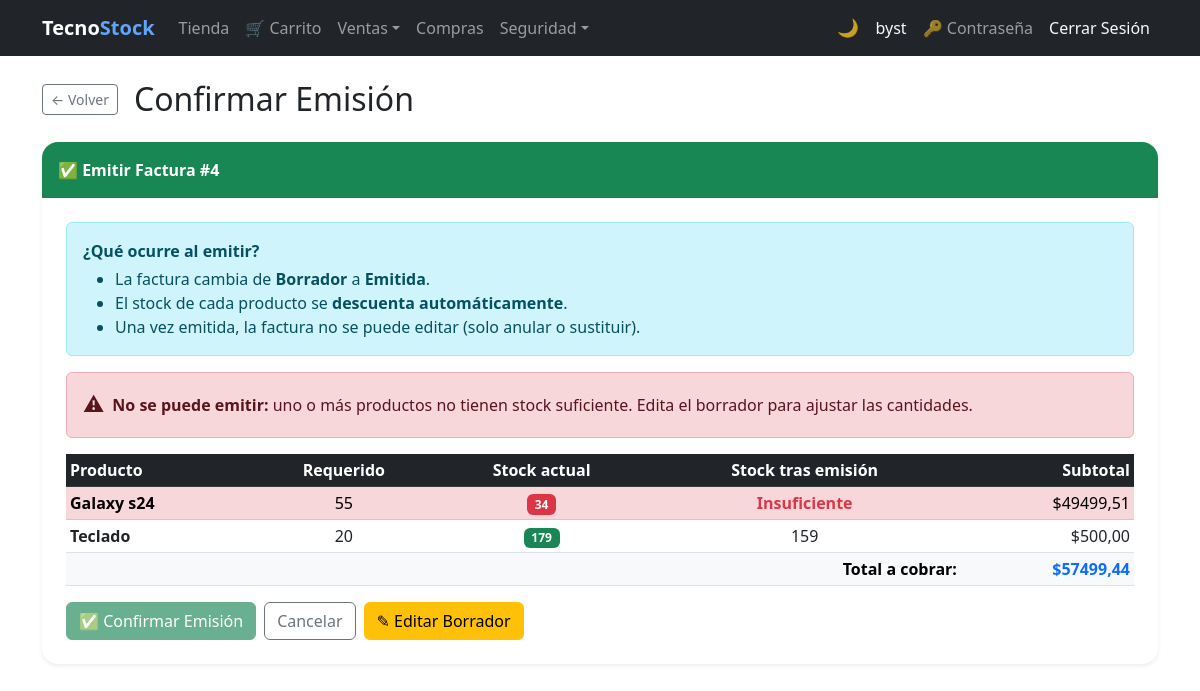
/invoices/4/confirm/ (signed in), run on the app's committed database.
### billing/models.py (models this page shows, shortened)
class Invoice(models.Model):
    BORRADOR = 0
    EMITIDA  = 1
    ANULADA  = 2
    ESTADO_CHOICES = [
        (BORRADOR, 'Borrador'),
        (EMITIDA,  'Emitida'),
        (ANULADA,  'Anulada'),
    ]
    customer     = models.ForeignKey(Customer, on_delete=models.PROTECT, related_name='invoices')
    invoice_date = models.DateTimeField(auto_now_add=True)
    subtotal     = models.DecimalField(max_digits=12, decimal_places=2, default=0)
    tax          = models.DecimalField(max_digits=12, decimal_places=2, default=0)
    total        = models.DecimalField(max_digits=12, decimal_places=2, default=0)
    estado       = models.PositiveSmallIntegerField(
                       choices=ESTADO_CHOICES, default=BORRADOR, verbose_name='Estado')
    is_active    = models.BooleanField(default=True)
    PAYMENT_CHOICES = [('card', 'Tarjeta'), ('paypal', 'PayPal')]
    payment_method  = models.CharField(
                          max_length=10, choices=PAYMENT_CHOICES, null=True, blank=True,
                          verbose_name='Método de pago')
    paypal_order_id = models.CharField(max_length=64, null=True, blank=True)
    class Meta:
        ordering = ['-invoice_date']
    @property
    def can_confirm(self):     return self.estado == self.BORRADOR

class InvoiceDetail(models.Model):
    invoice      = models.ForeignKey(Invoice, on_delete=models.CASCADE, related_name='details')
    product      = models.ForeignKey(Product, on_delete=models.PROTECT, related_name='invoice_details')
    quantity     = models.IntegerField(default=1)
    unit_price   = models.DecimalField(max_digits=12, decimal_places=2)
    discount_pct = models.DecimalField(
        max_digits=5, decimal_places=2, default=0,
        verbose_name='Descuento (%)',
        validators=[MinValueValidator(Decimal('0')), MaxValueValidator(Decimal('100'))],
    )
    subtotal     = models.DecimalField(max_digits=12, decimal_places=2, default=0)
    tax_amount   = models.DecimalField(max_digits=12, decimal_places=2, default=0, verbose_name='IVA')

class Product(models.Model):
    name = models.CharField(max_length=200, verbose_name='Product Name')
    description = models.TextField(blank=True, null=True)
    brand = models.ForeignKey(Brand, on_delete=models.PROTECT, related_name='products')
    group = models.ForeignKey(ProductGroup, on_delete=models.PROTECT, related_name='products')
    suppliers = models.ManyToManyField(Supplier, related_name='products', blank=True)
    photo      = models.ImageField(upload_to='products/', blank=True, null=True, verbose_name='Foto')
    unit_price = models.DecimalField(max_digits=12, decimal_places=2)
    tax_rate   = models.DecimalField(
                     max_digits=5, decimal_places=4, default=Decimal('0.15'),
                     verbose_name='Tasa IVA',
                     validators=[MinValueValidator(Decimal('0')), MaxValueValidator(Decimal('1'))],
                 )
    stock = models.IntegerField(default=0)
    is_active = models.BooleanField(default=True)
    created_at = models.DateTimeField(auto_now_add=True)
    updated_at = models.DateTimeField(auto_now=True)
    class Meta:
        verbose_name = 'Product'
        verbose_name_plural = 'Products'
        ordering = ['name']

### billing/views.py (the view, shortened to what this page needs)
# urls.py: path('invoices/<int:pk>/confirm/', views.invoice_confirm, name='invoice_confirm'),
@login_required
def invoice_confirm(request, pk):
    invoice = get_object_or_404(Invoice, pk=pk)
    if not invoice.can_confirm:
        messages.error(request, 'Solo se puede emitir una factura en estado Borrador.')
        return redirect('billing:invoice_detail', pk=pk)
    details_with_status = [
        {
            'det': d,
            'ok': d.product.stock >= d.quantity,
            'low': d.product.stock == d.quantity,
            'remaining': d.product.stock - d.quantity,
        }
        for d in invoice.details.select_related('product').all()
    ]
    can_emit = all(row['ok'] for row in details_with_status)
    return render(request, 'billing/invoice_confirm_emit.html', {
        'invoice': invoice,
        'details_with_status': details_with_status,
        'can_emit': can_emit,
    })

### security/templatetags/security_tags.py (called while the page is built)
@register.filter(name='has_group')
def has_group(user, group_name):
    if not user.is_authenticated:
        return False
    if user.is_superuser:  # el superusuario ve todo
        return True
    return user.groups.filter(name=group_name).exists()

### billing/templates/billing/invoice_confirm_emit.html (shortened to what this page needs)
{% extends 'billing/base.html' %}
{% block content %}
<div class="d-flex align-items-center gap-3 mb-4">
  <a href="{% url 'billing:invoice_detail' invoice.pk %}" class="btn btn-outline-secondary btn-sm">&#8592; Volver</a>
  <h2 class="mb-0">Confirmar Emisión</h2>
</div>
<div class="card border-0 shadow-sm rounded-4 overflow-hidden mb-4">
  <div class="card-header border-0 py-3 bg-success">
    <span class="text-white fw-bold">&#9989; Emitir Factura #{{ invoice.id }}</span>
  </div>
  <div class="card-body p-4">
    <div class="alert alert-info">
      <strong>¿Qué ocurre al emitir?</strong>
      <ul class="mb-0 mt-1">
        <li>La factura cambia de <strong>Borrador</strong> a <strong>Emitida</strong>.</li>
        <li>El stock de cada producto se <strong>descuenta automáticamente</strong>.</li>
        <li>Una vez emitida, la factura no se puede editar (solo anular o sustituir).</li>
      </ul>
    </div>
    {% if not can_emit %}
    <div class="alert alert-danger d-flex align-items-center gap-2">
      <span class="emit-warn-icon">&#9888;</span>
      <div>
        <strong>No se puede emitir:</strong> uno o más productos no tienen stock suficiente.
        Edita el borrador para ajustar las cantidades.
      </div>
    </div>
    {% endif %}
    <table class="table table-sm table-hover mt-3">
      <thead class="table-dark">
        <tr>
          <th>Producto</th>
          <th class="text-center">Requerido</th>
          <th class="text-center">Stock actual</th>
          <th class="text-center">Stock tras emisión</th>
          <th class="text-end">Subtotal</th>
        </tr>
      </thead>
      <tbody>
        {% for row in details_with_status %}
        <tr class="{% if not row.ok %}table-danger{% elif row.low %}table-warning{% endif %}">
          <td class="fw-semibold">{{ row.det.product.name }}</td>
          <td class="text-center">{{ row.det.quantity }}</td>
          <td class="text-center">
            {% if not row.ok %}
              <span class="badge bg-danger">{{ row.det.product.stock }}</span>
            {% elif row.low %}
              <span class="badge bg-warning text-dark">{{ row.det.product.stock }}</span>
            {% else %}
              <span class="badge bg-success">{{ row.det.product.stock }}</span>
            {% endif %}
          </td>
          <td class="text-center">
            {% if not row.ok %}
              <span class="text-danger fw-bold">Insuficiente</span>
            {% else %}
              <span class="{% if row.remaining == 0 %}text-warning fw-semibold{% endif %}">
                {{ row.remaining }}
              </span>
            {% endif %}
          </td>
          <td class="text-end">${{ row.det.subtotal }}</td>
        </tr>
        {% endfor %}
      </tbody>
      <tfoot class="table-light">
        <tr>
          <td colspan="4" class="text-end fw-bold">Total a cobrar:</td>
          <td class="text-end fw-bold text-primary">${{ invoice.total }}</td>
        </tr>
      </tfoot>
    </table>
    <form method="post" class="mt-3 d-flex gap-2">
      <button type="submit" class="btn btn-success" {% if not can_emit %}disabled{% endif %}>
        &#9989; Confirmar Emisión
      </button>
      <a href="{% url 'billing:invoice_detail' invoice.pk %}" class="btn btn-outline-secondary">Cancelar</a>
      {% if not can_emit %}
      <a href="{% url 'billing:invoice_update' invoice.pk %}" class="btn btn-warning">
        &#9998; Editar Borrador
      </a>
      {% endif %}
    </form>
  </div>
</div>
{% endblock %}

### billing/templates/billing/base.html (shortened to what this page needs)
{% load security_tags %}
<!DOCTYPE html>
<html lang="es">
<head>
  <link href="https://cdn.jsdelivr.net/npm/bootstrap@5.3.0/dist/css/bootstrap.min.css" rel="stylesheet">
</head>
<body>
<nav class="navbar navbar-expand-lg navbar-dark bg-dark">
  <div class="container">
    <a class="navbar-brand fw-bold" href="{% url 'billing:home' %}">Tecno<span class="nav-brand-accent">Stock</span></a>
    <div class="collapse navbar-collapse" id="nav">
      <ul class="navbar-nav me-auto">
        {% if user.is_authenticated %}
        {% if user|has_group:'Cliente' %}
        <li class="nav-item"><a class="nav-link" href="{% url 'store:catalog' %}">Tienda</a></li>
        <li class="nav-item"><a class="nav-link" href="{% url 'store:cart' %}">&#128722; Carrito</a></li>
        {% endif %}
        <li class="nav-item dropdown">
          <a class="nav-link dropdown-toggle" href="#" role="button" data-bs-toggle="dropdown" aria-expanded="false">Ventas</a>
        </li>
        {% if user|has_group:'Analista de Compras' or user|has_group:'Administrador' or not user|has_any_group %}
        <li class="nav-item"><a class="nav-link" href="{% url 'purchasing:purchase_list' %}">Compras</a></li>
        {% endif %}
        {% if user|has_group:'Administrador' %}
        <li class="nav-item dropdown">
          <a class="nav-link dropdown-toggle" href="#" role="button" data-bs-toggle="dropdown" aria-expanded="false">Seguridad</a>
        </li>
        {% endif %}
        {% endif %}
      </ul>
      <ul class="navbar-nav align-items-center">
        <li class="nav-item"><button type="button" class="theme-toggle-btn" id="theme-toggle" onclick="toggleTheme()" title="Cambiar tema claro / oscuro"><span id="theme-icon">&#127769;</span></button></li>
        <li class="nav-item">{% if user.is_authenticated %}<a class="nav-link text-light" href="{% url 'billing:dashboard' %}">{{ user.username }}</a>{% endif %}</li>
        <li class="nav-item">{% if user.is_authenticated %}<a class="nav-link" href="{% url 'password_change' %}" title="Cambiar contraseña">&#128273; Contraseña</a>{% endif %}</li>
        <li class="nav-item">{% if user.is_authenticated %}<form method="post" action="{% url 'logout' %}" class="d-inline">{% csrf_token %}<button type="submit" class="nav-link btn btn-link text-light btn-nav-link">Cerrar Sesión</button></form>{% else %}<a class="nav-link" href="{% url 'login' %}">Iniciar Sesión</a>{% endif %}</li>
      </ul>
    </div>
  </div>
</nav>
<div class="container mt-4">
  {% block content %}{% endblock %}
</div>
</body>
</html>

### billing/templates/billing/base.html (style rules this page uses)
.btn-nav-link { text-decoration: none; }
.nav-brand-accent { color: #60a5fa; }
.theme-toggle-btn { background: none; border: none; cursor: pointer; font-size: 1.1rem; line-height: 1; padding: .375rem .5rem; border-radius: .375rem; transition: background .2s; color: rgba(255,255,255,.75); }

### billing/templates/billing/invoice_confirm_emit.html (style rules this page uses)
.emit-warn-icon { font-size: 1.3rem; }

### data on the page
Invoice: id "4", total "57499,44"
InvoiceDetail: det.product.name "Galaxy s24", det.quantity "55", det.product.stock "34", shows "Insuficiente", det.subtotal "49499,51"
InvoiceDetail: det.product.name "Teclado", det.quantity "20", det.product.stock "179", remaining "159", det.subtotal "500,00"

### other printed values
{{ user.username }} "byst"
